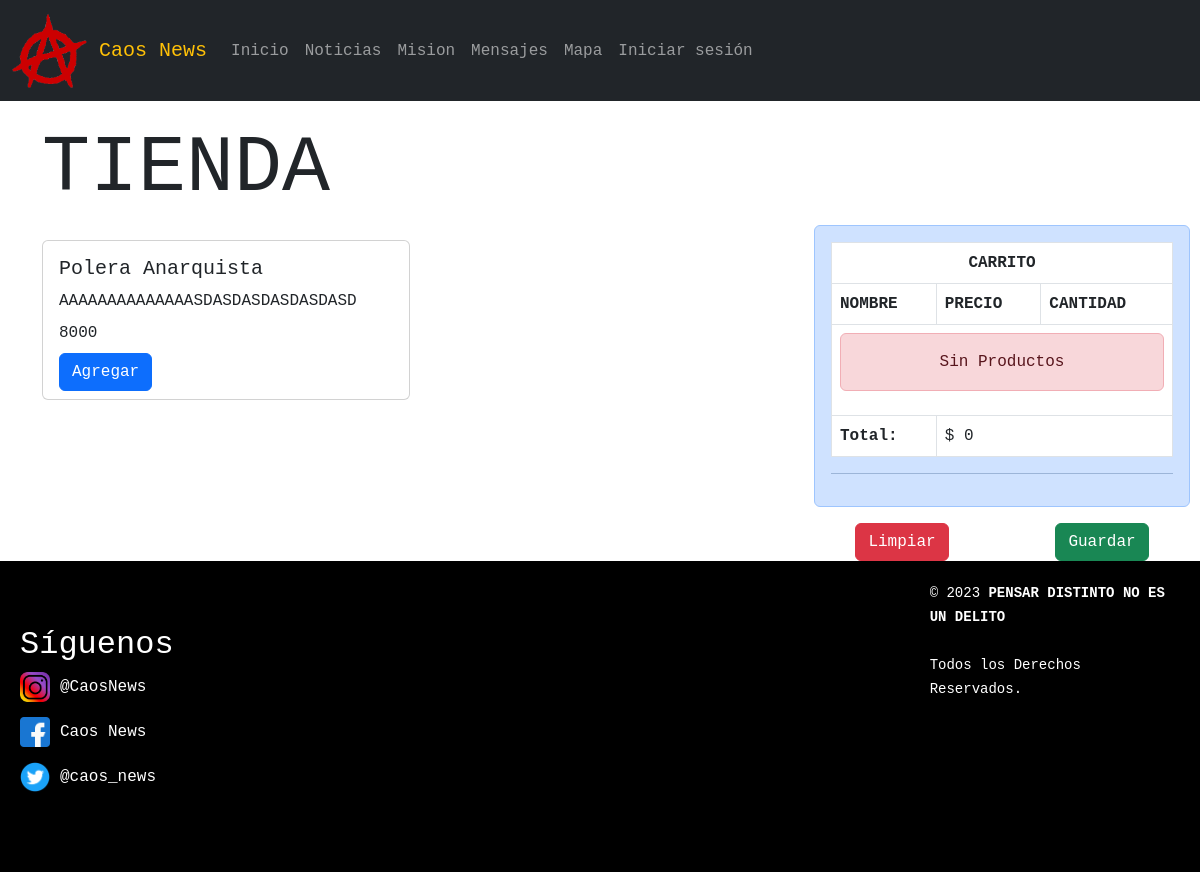
The app's page /tienda, older data.
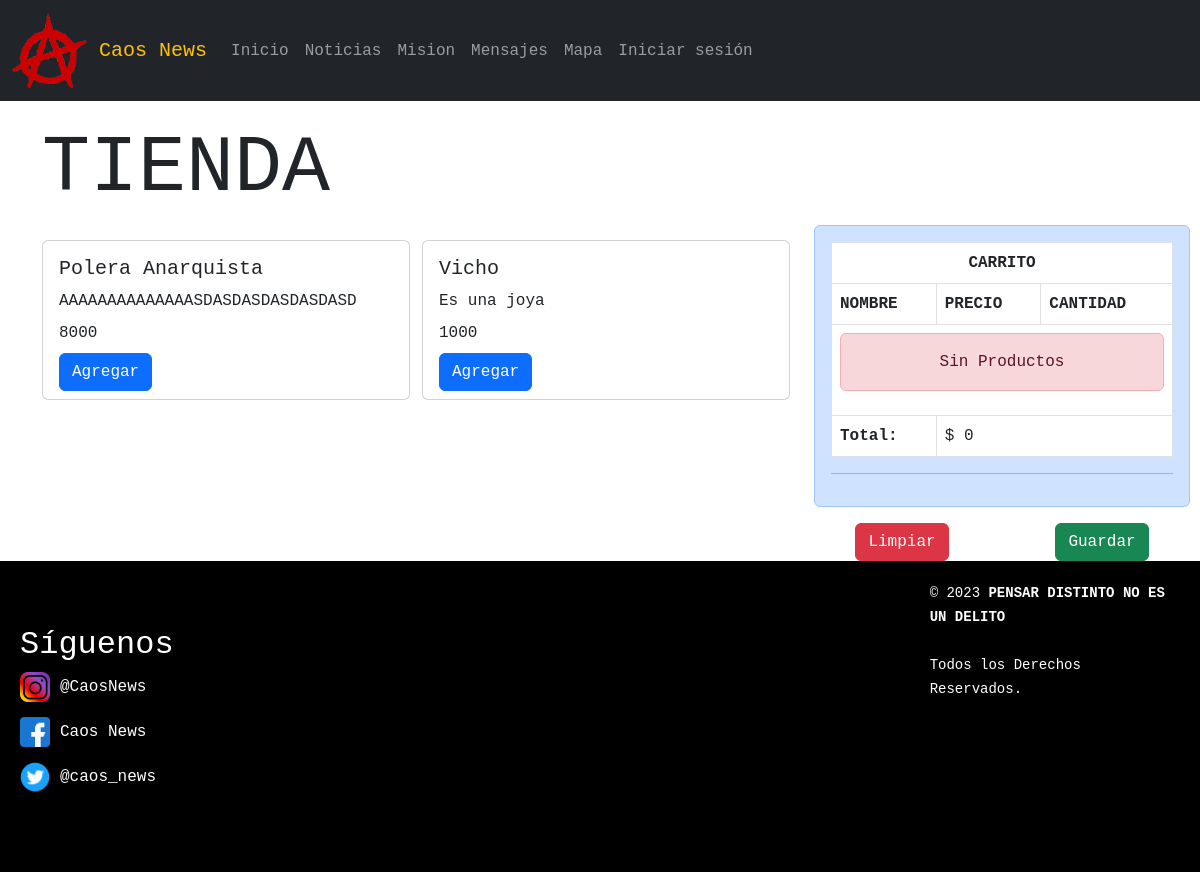
The same page, newer data.
### app/models.py (models this page shows, shortened)
class Producto(models.Model):
    nombre = models.CharField(max_length=50)
    descripcion = models.TextField(max_length=200)
    precio = models.IntegerField()
    imagen = models.ImageField(upload_to="productos", null=True)

### app/views.py (the view)
# urls.py: path('tienda', tienda, name="Tienda"),
def tienda(request):
    productos = Producto.objects.all()
    return render(request, 'app/tienda.html', {'productos':productos})

### app/context_processor.py (called while the page is built)
def total_carrito(request):
    total = 0
    if request.user.is_authenticated:
        if "carrito" in request.session.keys():
            for key, value in request.session["carrito"].items():
                total += int(value["acumulado"])
    return {"total_carrito": total}

### app/templates/app/tienda.html
{% extends 'app/base.html' %}
{% load static %}
{% block contenido %}
<div class="container">
    <div class="row">
        <div class="col-12 align-self-center"><h1 class="display-1">TIENDA</h1></div>
    </div>
    <div class="row">
        <div class="col-8">
            <div class="row" style="padding: 10px 0;">
                <div class="col-12">
                    <div class="row">
                        {% for producto in productos %}
                        <div class="col-6">
                            <div class="card" style="height: 10rem; width: 23rem; margin: 5px 0px;">
                                <div class="card-body">
                                    <h5 class="card-title">{{producto.nombre}}</h5>
                                    <p class="card-title">{{producto.descripcion}}</p>
                                    <p class="card-title">{{producto.precio}}</p>
                                    <a href="{% url 'Add' producto.id %}" class="btn btn-primary">Agregar</a>
                                </div>
                            </div>
                        </div>
                        {% endfor %}
                    </div>
                </div>
            </div>
        </div>
        <div class="col-4">
            {% include "app/carrito.html" %}
        </div>
    </div>
</div>
{% endblock %}

### app/templates/app/base.html (shortened to what this page needs)
<!DOCTYPE html>
<html lang="es">
<head>
    {% load static %}
    <link rel="stylesheet" href="{% static 'app/css/style.css' %}">
    <link href="https://cdn.jsdelivr.net/npm/bootstrap@5.3.0-alpha3/dist/css/bootstrap.min.css" rel="stylesheet">
</head>
<body>
    <header class="header">
        <nav class="navbar navbar-expand-md navbar-dark bg-dark">
            <div class="container-fluid">
            <a class="navbar-brand">
              <img src="{% static 'app/images/logo.png' %}" alt="">
              <span class="text-warning">Caos News</span>
            </a>
            <div class="collapse navbar-collapse" id="menu">
              <ul class="navbar-nav me-auto">
                <li class="nav-item">
                  <a class="nav-link" aria-current="page" href="{% url 'index' %}">Inicio</a>
                </li>
                <li class="nav-item">
                    <a class="nav-link" href="{% url 'noticias' %}">Noticias</a>
                </li>
                <li class="nav-item">
                    <a class="nav-link" href="{% url 'mision' %}">Mision</a>
                </li>
                <li class="nav-item">
					<a class="nav-link" aria-current="page" href="{% url 'form' %}">Mensajes</a>
				</li>
                <li class="nav-item">
					<a class="nav-link " aria-current="page" href="{% url 'api' %}">Mapa</a>
				</li>
                {% if user.is_authenticated %}
                <li class="nav-item">
                    <a class="nav-link" aria-current="page" href="{% url 'logout' %}">Cerrar sesión</a>
                </li>
                <li>
                    <a href="#">@{{ user.username }}</a>
                </li>
                {% else %}
                <li class="nav-item">
                    <a class="nav-link" aria-current="page" href="{% url 'login' %}">Iniciar sesión</a>
                </li>
                {% endif %}
            </div>
        </nav>
    </header>
    <div id="contenido">
        {% block contenido %}
        {% endblock %}
    </div>
    <footer>
        <div class="redes-sociales">
            <div class="box">
                <h2>Síguenos</h2>
                <div class="rs">
                    <a class="red-social" target="_blank" href="https://www.instagram.com"><img src="{% static 'app/images/instagram.png' %}" alt="Enlace a Instagram">@CaosNews </a>
                    <a class="red-social" target="_blank" href="https://www.facebook.com"><img src="{% static 'app/images/facebook.png' %}" alt="Enlace a Facebook">Caos News</a>
                    <a class="red-social" target="_blank" href="https://www.twitter.com"><img src="{% static 'app/images/twitter.png' %}" alt="Enlace a Twitter">@caos_news</a>
                </div>
            </div>
        </div>
        <div class="grupo-2">
            <small>
                &copy; 2023 <b>PENSAR DISTINTO NO ES UN DELITO</b> <br><br> Todos los Derechos Reservados.
            </small>
        </div>
    </footer>
</body>

### app/templates/app/carrito.html
<div class="container" style="min-height: 200px; min-width: 400px; max-width: 600px;">
    <div class="alert alert-primary" role="alert">
      <table class="table table-bordered">
        <thead>
          <tr>
            <th scope="row" colspan="3" class="text-center">CARRITO</th>
          </tr>
          <tr>
            <th scope="col">NOMBRE</th>
            <th scope="col">PRECIO</th>
            <th scope="col">CANTIDAD</th>
          </tr>
        </thead>
        <tbody>
        {% if request.session.carrito.items %}
        {% for key, value in request.session.carrito.items %}
          <tr>
            <td>{{value.nombre}}</td>
            <td>{{value.precio}}</td>
            <td>{{value.acumulado}}
              <a href="{% url 'Add' value.producto_id %}" style="width: 30px; " class="badge btn btn-dark badge-dark">+</a>
              <a href="{% url 'Sub' value.producto_id %}" style="width: 30px;" class="badge btn btn-dark badge-dark">-</a>
            </td>
          </tr>
        {% endfor %}
        {% else %}
        <tr>
            <td colspan="3">
                <div class="alert alert-danger text-center"> Sin Productos </div>
            </td>
        </tr>
        {% endif %}
          <tr>
            <th scope="row">Total:</th>
            <td colspan="2">$ {{total_carrito}}</td>
          </tr>
        </tbody>
      </table>
      <hr>
      </div>
      <div class="row text-center">
          <div class="col-6"><a href="{% url 'CLS' %}" class="btn btn-danger">Limpiar</a></div>
          <div class="col-6"><a href="#" class="btn btn-success">Guardar</a></div>
    </div>
  </div>

### app/static/app/CSS/style.css (style rules this page uses)
* { padding: 0; margin: 0; font-family: Courier; }
.header { overflow:hidden; background:black; margin-bottom:20px; }
.navbar-brand img { height: 75px; width: auto; }
footer { background-color: #333; color: #fff; padding: 20px; display: flex; flex-direction: row; justify-content: space-between; width: 100%; background-color: black; }
.box { width: 150px; }
.rs { display: flex; flex-direction: column; text-decoration: none; }
.red-social { text-decoration: none; color: #fff; padding-bottom: 15px; }
footer .redes-sociales { width: 100%; max-width: 1200px; margin: auto; display: grid; grid-template-columns: repeat(3, 1fr); grid-gap: 50px; padding: 45px 0px; }
footer img { transition: transform 0.3s ease-in-out; }
footer img { width: 30px; margin-right: 10px; }

Row changes from the older to the newer data that the page shows:
added Producto: nombre "Vicho", descripcion "Es una joya", precio "1000"
